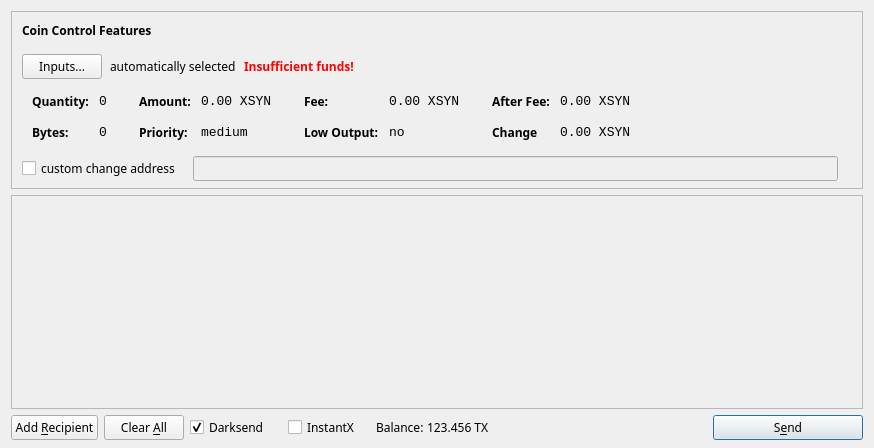
<?xml version="1.0" encoding="UTF-8"?>
<ui version="4.0">
 <class>SendCoinsDialog</class>
 <widget class="QDialog" name="SendCoinsDialog">
  <property name="geometry">
   <rect>
    <x>0</x>
    <y>0</y>
    <width>874</width>
    <height>448</height>
   </rect>
  </property>
  <property name="font">
   <font>
    <family>Sawasdee</family>
   </font>
  </property>
  <property name="windowTitle">
   <string>Send Coins</string>
  </property>
  <layout class="QVBoxLayout" name="verticalLayout" stretch="0,1,0">
   <property name="bottomMargin">
    <number>8</number>
   </property>
   <item>
    <widget class="QFrame" name="frameCoinControl">
     <property name="sizePolicy">
      <sizepolicy hsizetype="Expanding" vsizetype="Expanding">
       <horstretch>0</horstretch>
       <verstretch>0</verstretch>
      </sizepolicy>
     </property>
     <property name="maximumSize">
      <size>
       <width>16777215</width>
       <height>16777215</height>
      </size>
     </property>
     <property name="frameShape">
      <enum>QFrame::StyledPanel</enum>
     </property>
     <property name="frameShadow">
      <enum>QFrame::Sunken</enum>
     </property>
     <layout class="QVBoxLayout" name="verticalLayoutCoinControl2">
      <property name="spacing">
       <number>6</number>
      </property>
      <property name="leftMargin">
       <number>0</number>
      </property>
      <property name="topMargin">
       <number>0</number>
      </property>
      <property name="rightMargin">
       <number>0</number>
      </property>
      <property name="bottomMargin">
       <number>6</number>
      </property>
      <item>
       <layout class="QVBoxLayout" name="verticalLayoutCoinControl" stretch="0,0,0,0,1">
        <property name="spacing">
         <number>0</number>
        </property>
        <property name="leftMargin">
         <number>10</number>
        </property>
        <property name="topMargin">
         <number>10</number>
        </property>
        <item>
         <layout class="QHBoxLayout" name="horizontalLayoutCoinControl1">
          <property name="bottomMargin">
           <number>15</number>
          </property>
          <item>
           <widget class="QLabel" name="labelCoinControlFeatures">
            <property name="sizePolicy">
             <sizepolicy hsizetype="Preferred" vsizetype="Maximum">
              <horstretch>0</horstretch>
              <verstretch>0</verstretch>
             </sizepolicy>
            </property>
            <property name="font">
             <font>
              <weight>75</weight>
              <bold>true</bold>
             </font>
            </property>
            <property name="styleSheet">
             <string notr="true">font-weight:bold;</string>
            </property>
            <property name="text">
             <string>Coin Control Features</string>
            </property>
           </widget>
          </item>
         </layout>
        </item>
        <item>
         <layout class="QHBoxLayout" name="horizontalLayoutCoinControl2" stretch="0,0,0,0">
          <property name="spacing">
           <number>8</number>
          </property>
          <property name="bottomMargin">
           <number>10</number>
          </property>
          <item>
           <widget class="QPushButton" name="pushButtonCoinControl">
            <property name="styleSheet">
             <string notr="true"/>
            </property>
            <property name="text">
             <string>Inputs...</string>
            </property>
           </widget>
          </item>
          <item>
           <widget class="QLabel" name="labelCoinControlAutomaticallySelected">
            <property name="text">
             <string>automatically selected</string>
            </property>
            <property name="margin">
             <number>5</number>
            </property>
           </widget>
          </item>
          <item>
           <widget class="QLabel" name="labelCoinControlInsuffFunds">
            <property name="font">
             <font>
              <weight>75</weight>
              <bold>true</bold>
             </font>
            </property>
            <property name="styleSheet">
             <string notr="true">color:red;font-weight:bold;</string>
            </property>
            <property name="text">
             <string>Insufficient funds!</string>
            </property>
            <property name="margin">
             <number>5</number>
            </property>
           </widget>
          </item>
          <item>
           <spacer name="horizontalSpacerCoinControl">
            <property name="orientation">
             <enum>Qt::Horizontal</enum>
            </property>
            <property name="sizeHint" stdset="0">
             <size>
              <width>40</width>
              <height>1</height>
             </size>
            </property>
           </spacer>
          </item>
         </layout>
        </item>
        <item>
         <widget class="QWidget" name="widgetCoinControl" native="true">
          <property name="sizePolicy">
           <sizepolicy hsizetype="Preferred" vsizetype="Preferred">
            <horstretch>0</horstretch>
            <verstretch>0</verstretch>
           </sizepolicy>
          </property>
          <property name="minimumSize">
           <size>
            <width>0</width>
            <height>0</height>
           </size>
          </property>
          <property name="styleSheet">
           <string notr="true"/>
          </property>
          <layout class="QHBoxLayout" name="horizontalLayoutCoinControl5">
           <property name="leftMargin">
            <number>0</number>
           </property>
           <property name="topMargin">
            <number>0</number>
           </property>
           <property name="rightMargin">
            <number>0</number>
           </property>
           <property name="bottomMargin">
            <number>0</number>
           </property>
           <item>
            <layout class="QHBoxLayout" name="horizontalLayoutCoinControl3" stretch="0,0,0,1">
             <property name="spacing">
              <number>20</number>
             </property>
             <property name="topMargin">
              <number>0</number>
             </property>
             <property name="bottomMargin">
              <number>10</number>
             </property>
             <item>
              <layout class="QFormLayout" name="formLayoutCoinControl1">
               <property name="horizontalSpacing">
                <number>10</number>
               </property>
               <property name="verticalSpacing">
                <number>14</number>
               </property>
               <property name="leftMargin">
                <number>10</number>
               </property>
               <property name="topMargin">
                <number>4</number>
               </property>
               <property name="rightMargin">
                <number>6</number>
               </property>
               <item row="0" column="0">
                <widget class="QLabel" name="labelCoinControlQuantityText">
                 <property name="styleSheet">
                  <string notr="true">font-weight:bold;</string>
                 </property>
                 <property name="text">
                  <string>Quantity:</string>
                 </property>
                 <property name="margin">
                  <number>0</number>
                 </property>
                </widget>
               </item>
               <item row="0" column="1">
                <widget class="QLabel" name="labelCoinControlQuantity">
                 <property name="font">
                  <font>
                   <family>Monospace</family>
                   <pointsize>10</pointsize>
                  </font>
                 </property>
                 <property name="cursor">
                  <cursorShape>IBeamCursor</cursorShape>
                 </property>
                 <property name="contextMenuPolicy">
                  <enum>Qt::ActionsContextMenu</enum>
                 </property>
                 <property name="text">
                  <string>0</string>
                 </property>
                 <property name="margin">
                  <number>0</number>
                 </property>
                 <property name="textInteractionFlags">
                  <set>Qt::LinksAccessibleByMouse|Qt::TextSelectableByKeyboard|Qt::TextSelectableByMouse</set>
                 </property>
                </widget>
               </item>
               <item row="1" column="0">
                <widget class="QLabel" name="labelCoinControlBytesText">
                 <property name="styleSheet">
                  <string notr="true">font-weight:bold;</string>
                 </property>
                 <property name="text">
                  <string>Bytes:</string>
                 </property>
                </widget>
               </item>
               <item row="1" column="1">
                <widget class="QLabel" name="labelCoinControlBytes">
                 <property name="font">
                  <font>
                   <family>Monospace</family>
                   <pointsize>10</pointsize>
                  </font>
                 </property>
                 <property name="cursor">
                  <cursorShape>IBeamCursor</cursorShape>
                 </property>
                 <property name="contextMenuPolicy">
                  <enum>Qt::ActionsContextMenu</enum>
                 </property>
                 <property name="text">
                  <string>0</string>
                 </property>
                 <property name="textInteractionFlags">
                  <set>Qt::LinksAccessibleByMouse|Qt::TextSelectableByKeyboard|Qt::TextSelectableByMouse</set>
                 </property>
                </widget>
               </item>
              </layout>
             </item>
             <item>
              <layout class="QFormLayout" name="formLayoutCoinControl2">
               <property name="horizontalSpacing">
                <number>10</number>
               </property>
               <property name="verticalSpacing">
                <number>14</number>
               </property>
               <property name="leftMargin">
                <number>6</number>
               </property>
               <property name="topMargin">
                <number>4</number>
               </property>
               <property name="rightMargin">
                <number>6</number>
               </property>
               <item row="0" column="0">
                <widget class="QLabel" name="labelCoinControlAmountText">
                 <property name="styleSheet">
                  <string notr="true">font-weight:bold;</string>
                 </property>
                 <property name="text">
                  <string>Amount:</string>
                 </property>
                 <property name="margin">
                  <number>0</number>
                 </property>
                </widget>
               </item>
               <item row="0" column="1">
                <widget class="QLabel" name="labelCoinControlAmount">
                 <property name="font">
                  <font>
                   <family>Monospace</family>
                   <pointsize>10</pointsize>
                  </font>
                 </property>
                 <property name="cursor">
                  <cursorShape>IBeamCursor</cursorShape>
                 </property>
                 <property name="contextMenuPolicy">
                  <enum>Qt::ActionsContextMenu</enum>
                 </property>
                 <property name="text">
                  <string>0.00 XSYN</string>
                 </property>
                 <property name="textInteractionFlags">
                  <set>Qt::LinksAccessibleByMouse|Qt::TextSelectableByKeyboard|Qt::TextSelectableByMouse</set>
                 </property>
                </widget>
               </item>
               <item row="1" column="0">
                <widget class="QLabel" name="labelCoinControlPriorityText">
                 <property name="styleSheet">
                  <string notr="true">font-weight:bold;</string>
                 </property>
                 <property name="text">
                  <string>Priority:</string>
                 </property>
                </widget>
               </item>
               <item row="1" column="1">
                <widget class="QLabel" name="labelCoinControlPriority">
                 <property name="font">
                  <font>
                   <family>Monospace</family>
                   <pointsize>10</pointsize>
                  </font>
                 </property>
                 <property name="cursor">
                  <cursorShape>IBeamCursor</cursorShape>
                 </property>
                 <property name="contextMenuPolicy">
                  <enum>Qt::ActionsContextMenu</enum>
                 </property>
                 <property name="text">
                  <string>medium</string>
                 </property>
                 <property name="textInteractionFlags">
                  <set>Qt::LinksAccessibleByMouse|Qt::TextSelectableByKeyboard|Qt::TextSelectableByMouse</set>
                 </property>
                </widget>
               </item>
              </layout>
             </item>
             <item>
              <layout class="QFormLayout" name="formLayoutCoinControl3">
               <property name="horizontalSpacing">
                <number>10</number>
               </property>
               <property name="verticalSpacing">
                <number>14</number>
               </property>
               <property name="leftMargin">
                <number>6</number>
               </property>
               <property name="topMargin">
                <number>4</number>
               </property>
               <property name="rightMargin">
                <number>6</number>
               </property>
               <item row="0" column="0">
                <widget class="QLabel" name="labelCoinControlFeeText">
                 <property name="styleSheet">
                  <string notr="true">font-weight:bold;</string>
                 </property>
                 <property name="text">
                  <string>Fee:</string>
                 </property>
                 <property name="margin">
                  <number>0</number>
                 </property>
                </widget>
               </item>
               <item row="0" column="1">
                <widget class="QLabel" name="labelCoinControlFee">
                 <property name="font">
                  <font>
                   <family>Monospace</family>
                   <pointsize>10</pointsize>
                  </font>
                 </property>
                 <property name="cursor">
                  <cursorShape>IBeamCursor</cursorShape>
                 </property>
                 <property name="contextMenuPolicy">
                  <enum>Qt::ActionsContextMenu</enum>
                 </property>
                 <property name="text">
                  <string>0.00 XSYN</string>
                 </property>
                 <property name="textInteractionFlags">
                  <set>Qt::LinksAccessibleByMouse|Qt::TextSelectableByKeyboard|Qt::TextSelectableByMouse</set>
                 </property>
                </widget>
               </item>
               <item row="1" column="0">
                <widget class="QLabel" name="labelCoinControlLowOutputText">
                 <property name="styleSheet">
                  <string notr="true">font-weight:bold;</string>
                 </property>
                 <property name="text">
                  <string>Low Output:</string>
                 </property>
                </widget>
               </item>
               <item row="1" column="1">
                <widget class="QLabel" name="labelCoinControlLowOutput">
                 <property name="font">
                  <font>
                   <family>Monospace</family>
                   <pointsize>10</pointsize>
                  </font>
                 </property>
                 <property name="cursor">
                  <cursorShape>IBeamCursor</cursorShape>
                 </property>
                 <property name="contextMenuPolicy">
                  <enum>Qt::ActionsContextMenu</enum>
                 </property>
                 <property name="text">
                  <string>no</string>
                 </property>
                 <property name="textInteractionFlags">
                  <set>Qt::LinksAccessibleByMouse|Qt::TextSelectableByKeyboard|Qt::TextSelectableByMouse</set>
                 </property>
                </widget>
               </item>
              </layout>
             </item>
             <item>
              <layout class="QFormLayout" name="formLayoutCoinControl4">
               <property name="horizontalSpacing">
                <number>10</number>
               </property>
               <property name="verticalSpacing">
                <number>14</number>
               </property>
               <property name="leftMargin">
                <number>6</number>
               </property>
               <property name="topMargin">
                <number>4</number>
               </property>
               <property name="rightMargin">
                <number>6</number>
               </property>
               <item row="0" column="0">
                <widget class="QLabel" name="labelCoinControlAfterFeeText">
                 <property name="styleSheet">
                  <string notr="true">font-weight:bold;</string>
                 </property>
                 <property name="text">
                  <string>After Fee:</string>
                 </property>
                 <property name="margin">
                  <number>0</number>
                 </property>
                </widget>
               </item>
               <item row="0" column="1">
                <widget class="QLabel" name="labelCoinControlAfterFee">
                 <property name="font">
                  <font>
                   <family>Monospace</family>
                   <pointsize>10</pointsize>
                  </font>
                 </property>
                 <property name="cursor">
                  <cursorShape>IBeamCursor</cursorShape>
                 </property>
                 <property name="contextMenuPolicy">
                  <enum>Qt::ActionsContextMenu</enum>
                 </property>
                 <property name="text">
                  <string>0.00 XSYN</string>
                 </property>
                 <property name="textInteractionFlags">
                  <set>Qt::LinksAccessibleByMouse|Qt::TextSelectableByKeyboard|Qt::TextSelectableByMouse</set>
                 </property>
                </widget>
               </item>
               <item row="1" column="0">
                <widget class="QLabel" name="labelCoinControlChangeText">
                 <property name="styleSheet">
                  <string notr="true">font-weight:bold;</string>
                 </property>
                 <property name="text">
                  <string>Change</string>
                 </property>
                </widget>
               </item>
               <item row="1" column="1">
                <widget class="QLabel" name="labelCoinControlChange">
                 <property name="font">
                  <font>
                   <family>Monospace</family>
                   <pointsize>10</pointsize>
                  </font>
                 </property>
                 <property name="cursor">
                  <cursorShape>IBeamCursor</cursorShape>
                 </property>
                 <property name="contextMenuPolicy">
                  <enum>Qt::ActionsContextMenu</enum>
                 </property>
                 <property name="text">
                  <string>0.00 XSYN</string>
                 </property>
                 <property name="textInteractionFlags">
                  <set>Qt::LinksAccessibleByMouse|Qt::TextSelectableByKeyboard|Qt::TextSelectableByMouse</set>
                 </property>
                </widget>
               </item>
              </layout>
             </item>
            </layout>
           </item>
          </layout>
         </widget>
        </item>
        <item>
         <layout class="QHBoxLayout" name="horizontalLayoutCoinControl4" stretch="0,0,0">
          <property name="spacing">
           <number>12</number>
          </property>
          <property name="sizeConstraint">
           <enum>QLayout::SetDefaultConstraint</enum>
          </property>
          <property name="topMargin">
           <number>5</number>
          </property>
          <property name="rightMargin">
           <number>5</number>
          </property>
          <item>
           <widget class="QCheckBox" name="checkBoxCoinControlChange">
            <property name="text">
             <string>custom change address</string>
            </property>
           </widget>
          </item>
          <item>
           <widget class="QLineEdit" name="lineEditCoinControlChange">
            <property name="enabled">
             <bool>false</bool>
            </property>
            <property name="sizePolicy">
             <sizepolicy hsizetype="Expanding" vsizetype="Fixed">
              <horstretch>0</horstretch>
              <verstretch>0</verstretch>
             </sizepolicy>
            </property>
           </widget>
          </item>
          <item>
           <widget class="QLabel" name="labelCoinControlChangeLabel">
            <property name="sizePolicy">
             <sizepolicy hsizetype="Preferred" vsizetype="Expanding">
              <horstretch>0</horstretch>
              <verstretch>0</verstretch>
             </sizepolicy>
            </property>
            <property name="minimumSize">
             <size>
              <width>0</width>
              <height>0</height>
             </size>
            </property>
            <property name="text">
             <string/>
            </property>
            <property name="margin">
             <number>3</number>
            </property>
           </widget>
          </item>
         </layout>
        </item>
        <item>
         <spacer name="verticalSpacerCoinControl">
          <property name="orientation">
           <enum>Qt::Vertical</enum>
          </property>
          <property name="sizeHint" stdset="0">
           <size>
            <width>800</width>
            <height>1</height>
           </size>
          </property>
         </spacer>
        </item>
       </layout>
      </item>
     </layout>
    </widget>
   </item>
   <item>
    <widget class="QScrollArea" name="scrollArea">
     <property name="widgetResizable">
      <bool>true</bool>
     </property>
     <widget class="QWidget" name="scrollAreaWidgetContents">
      <property name="geometry">
       <rect>
        <x>0</x>
        <y>0</y>
        <width>854</width>
        <height>164</height>
       </rect>
      </property>
      <layout class="QVBoxLayout" name="verticalLayout_2">
       <property name="leftMargin">
        <number>0</number>
       </property>
       <property name="topMargin">
        <number>0</number>
       </property>
       <property name="rightMargin">
        <number>0</number>
       </property>
       <property name="bottomMargin">
        <number>0</number>
       </property>
       <item>
        <layout class="QVBoxLayout" name="entries">
         <property name="spacing">
          <number>6</number>
         </property>
        </layout>
       </item>
       <item>
        <spacer name="verticalSpacer">
         <property name="orientation">
          <enum>Qt::Vertical</enum>
         </property>
         <property name="sizeHint" stdset="0">
          <size>
           <width>20</width>
           <height>40</height>
          </size>
         </property>
        </spacer>
       </item>
      </layout>
     </widget>
    </widget>
   </item>
   <item>
    <layout class="QHBoxLayout" name="horizontalLayout">
     <item>
      <widget class="QPushButton" name="addButton">
       <property name="toolTip">
        <string>Send to multiple recipients at once</string>
       </property>
       <property name="text">
        <string>Add &amp;Recipient</string>
       </property>
       <property name="autoDefault">
        <bool>false</bool>
       </property>
      </widget>
     </item>
     <item>
      <widget class="QPushButton" name="clearButton">
       <property name="sizePolicy">
        <sizepolicy hsizetype="Minimum" vsizetype="Fixed">
         <horstretch>0</horstretch>
         <verstretch>0</verstretch>
        </sizepolicy>
       </property>
       <property name="toolTip">
        <string>Remove all transaction fields</string>
       </property>
       <property name="text">
        <string>Clear &amp;All</string>
       </property>
       <property name="autoRepeatDelay">
        <number>300</number>
       </property>
       <property name="autoDefault">
        <bool>false</bool>
       </property>
      </widget>
     </item>
     <item>
      <layout class="QHBoxLayout" name="horizontalLayout_2">
       <property name="spacing">
        <number>3</number>
       </property>
       <item>
        <widget class="QCheckBox" name="checkUseStashedsend">
         <property name="minimumSize">
          <size>
           <width>95</width>
           <height>0</height>
          </size>
         </property>
         <property name="text">
          <string>Darksend</string>
         </property>
         <property name="checked">
          <bool>true</bool>
         </property>
        </widget>
       </item>
       <item>
        <widget class="QCheckBox" name="checkInstantX">
         <property name="enabled">
          <bool>true</bool>
         </property>
         <property name="minimumSize">
          <size>
           <width>85</width>
           <height>0</height>
          </size>
         </property>
         <property name="text">
          <string>InstantX</string>
         </property>
        </widget>
       </item>
       <item>
        <widget class="QLabel" name="label">
         <property name="sizePolicy">
          <sizepolicy hsizetype="Preferred" vsizetype="Fixed">
           <horstretch>0</horstretch>
           <verstretch>0</verstretch>
          </sizepolicy>
         </property>
         <property name="text">
          <string>Balance:</string>
         </property>
        </widget>
       </item>
       <item>
        <widget class="QLabel" name="labelBalance">
         <property name="sizePolicy">
          <sizepolicy hsizetype="Preferred" vsizetype="Fixed">
           <horstretch>0</horstretch>
           <verstretch>0</verstretch>
          </sizepolicy>
         </property>
         <property name="cursor">
          <cursorShape>IBeamCursor</cursorShape>
         </property>
         <property name="text">
          <string>123.456 TX</string>
         </property>
         <property name="textInteractionFlags">
          <set>Qt::LinksAccessibleByMouse|Qt::TextSelectableByKeyboard|Qt::TextSelectableByMouse</set>
         </property>
        </widget>
       </item>
      </layout>
     </item>
     <item>
      <spacer name="horizontalSpacer">
       <property name="orientation">
        <enum>Qt::Horizontal</enum>
       </property>
       <property name="sizeHint" stdset="0">
        <size>
         <width>40</width>
         <height>20</height>
        </size>
       </property>
      </spacer>
     </item>
     <item>
      <widget class="QPushButton" name="sendButton">
       <property name="minimumSize">
        <size>
         <width>150</width>
         <height>0</height>
        </size>
       </property>
       <property name="toolTip">
        <string>Confirm the send action</string>
       </property>
       <property name="text">
        <string>S&amp;end</string>
       </property>
       <property name="icon">
        <iconset resource="../syndicate.qrc">
         <normaloff>:/icons/send</normaloff>:/icons/send</iconset>
       </property>
       <property name="default">
        <bool>true</bool>
       </property>
      </widget>
     </item>
    </layout>
   </item>
  </layout>
 </widget>
 <resources>
  <include location="../syndicate.qrc"/>
 </resources>
 <connections/>
</ui>
